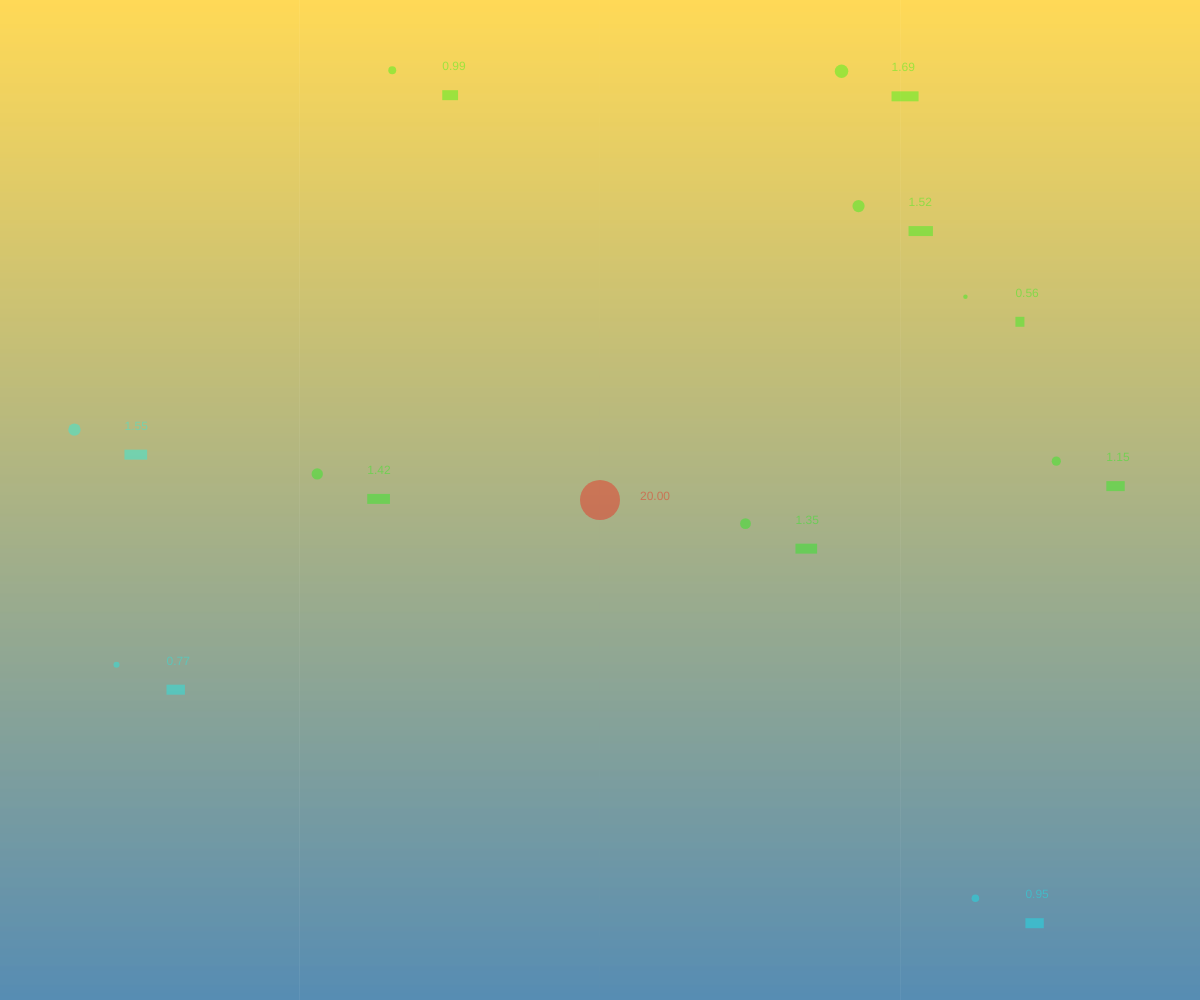
Frame 1 (no input)
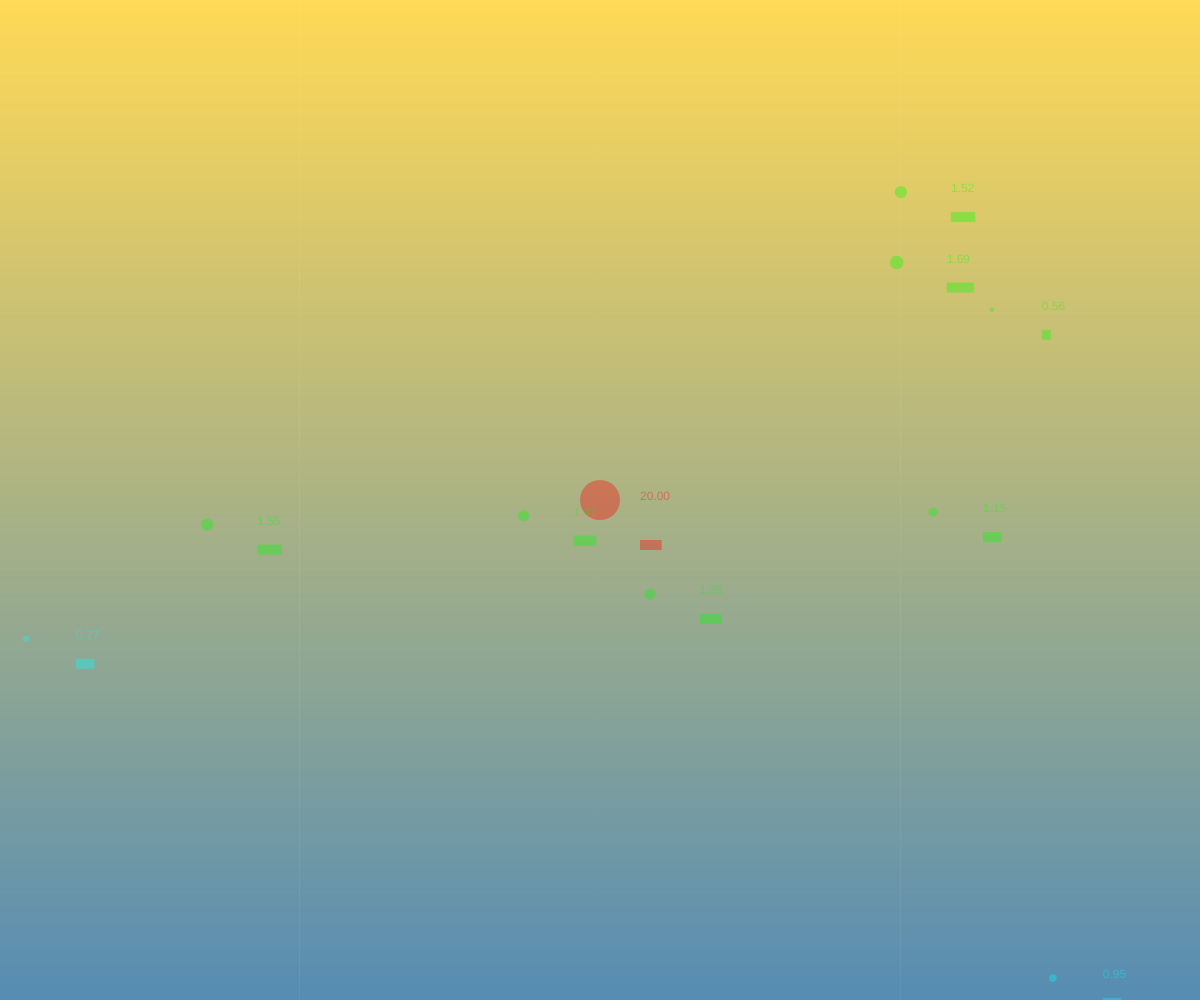
Frame 60 (no input)
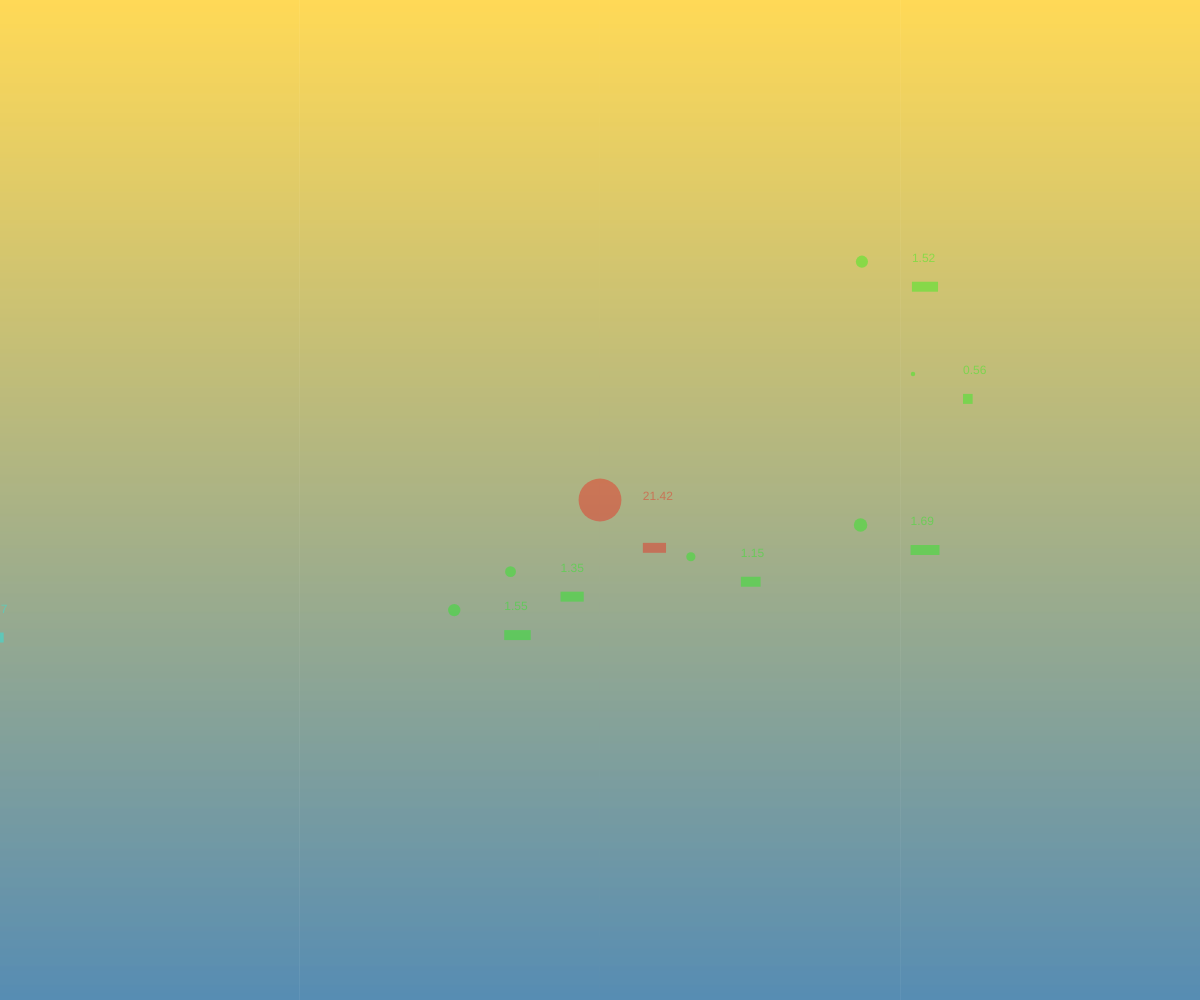
Frame 120 (the mouse pressed at the canvas centre since frame 60)

The p5.js sketch that drew these frames (run headless with seeded random() and noise() and a simulated clock; from frame 60 on, the mouse is pressed at the canvas centre):

// p5.js sketch
// ── sketch.js

let atractors = []; // Ahora es un arreglo para soportar múltiples atractores
let input;
let visualizador;
let ambiente;
let strength;
let movers = [];


function setup() {
    createCanvas(windowWidth, windowHeight);
    
    atractor = new Atractor();
    visualizador = new Visualizador();
    ambiente = new Ambiente();
    for (let i = 0; i < 10; i++) {
        movers.push(new Mover(random(width), random(height), random(0.1, 2)));
    }
}

function draw() {
    background(255);
    let modes = [ADD, DARKEST, LIGHTEST, DIFFERENCE, EXCLUSION, MULTIPLY, SCREEN, REPLACE, OVERLAY, HARD_LIGHT, SOFT_LIGHT, DODGE, BURN, SUBTRACT, BLEND];

    
    ambiente.display();
    
    atractor.display();

    // Primero, manejar la interacción entre los Movers
    for (let i = 0; i < movers.length; i++) {
        for (let j = i + 1; j < movers.length; j++) {
            movers[i].absorbMass(movers[j]);
            movers[j].absorbMass(movers[i]);
        }
    }

    // Luego, actualizar cada Mover y aplicar fuerzas del Atractor
    for (let mover of movers) {
        let d = dist(mover.position.x, mover.position.y, atractor.position.x, atractor.position.y);

        if (d < 50) { // Umbral de distancia para ser absorbido
            atractor.absorbMass(mover);
            
        } else if (d < 500) {
            let force = atractor.calculateAttraction(mover);
            strength = atractor.getAttractionStrength(mover); 
            mover.applyForce(force);
            
        } else {
            mover.isAttracted = false; // Establecer isAttracted a false si no está en el rango de atracción
        }

        mover.update();
        mover.display();

    }

    // Limpiar los objetos Mover que han sido absorbidos o están fuera del canvas
    movers = movers.filter(mover => mover.position.y < height + 100 && mover.mass > 0);

    // Generar nuevos Movers periódicamente
    if (frameCount % 30 === 0) {
        createMover();
    }
}

function createMover() {
    let x = random(width);
    let y = random(-50, -100); // Generar por encima del canvas
    let mass = random(1, 2.5);
    let mover = new Mover(x, y, mass);
    movers.push(mover);
}

function windowResized() {
    resizeCanvas(windowWidth, windowHeight);
}

function mousePressed() {
    // Si hay un atractor y se hace clic en él, empieza a arrastrarlo
    if (atractor) {
        atractor.mousePressed();
    } else {
        // Si no hay atractor, crea un input para ingresar la masa
        input = createInput('');
        input.position(mouseX, mouseY);
        input.size(50);
        input.elt.focus(); // Asegúrate de que el input esté enfocado
    }
}

function mouseReleased() {
    // Si se estaba arrastrando un atractor, suelta el arrastre
    if (atractor) {
        atractor.mouseReleased();
    }
}

function createAtractorWithMass() {
    let massValue = parseFloat(input.value());
    if (!isNaN(massValue) && massValue > 0) {
        atractor = new Atractor(input.x, input.y, massValue);
    }
    input.remove();
    input = null;
}

function keyPressed() {
    if (keyCode === ENTER && input) {
        createAtractorWithMass();
    }
}

// ── ambiente.js

class Ambiente {
    display() {
        // Simple fondo de gradiente para demostración
        for (let i = 0; i <= height; i++) {
            let inter = map(i, 0, height, 0, 1);
            let c = lerpColor(color(255, 204, 30), color(30, 102, 153), inter);
            stroke(c);
            line(0, i, width, i);
        }
    }
}

// ── atractor.js

class Atractor {
    constructor() {
        this.position = createVector(width / 2, height / 2);
        this.mass = 20; // Masa inicial
        this.isDragging = false;
        this.G = 1; // Constante gravitacional
        this.F = createVector(0, 0);
    }

    calculateAttraction(mover) {
        let force = p5.Vector.sub(this.position, mover.position);
        let distance = force.mag();
        distance = constrain(distance, 5, 25); // Evitar fuerza excesivamente grande
        force.normalize();

        let strength = (this.G * this.mass * mover.mass) / (distance * distance);
        force.mult(strength);
        this.F = force;
        return force;
    }

    getAttractionStrength(mover) {
        this.F = this.calculateAttraction(mover);
        return this.F.mag();
    }

    absorbMass(mover) {
        this.mass += mover.mass; // Absorber la masa completa del Mover
        mover.mass = 0; // Establecer la masa del Mover a 0 para eliminarlo después
        console.log("Mover absorbed!",this.mass);
    }

    display() {
        noStroke();
        fill(this.isAttracted ? color(255, 100, 0,90) : color(255, 0, 0,90));
        ellipse(this.position.x, this.position.y, this.mass * 2, this.mass * 2);
        text(this.mass.toFixed(2), this.position.x + this.mass * 2, this.position.y);
        // text(this.F, this.position.x + 50, this.position.y + 20);
        let barLength = map(strength, 0, 1, 0, 500); // Ajusta los valores según sea necesario
        rect(this.position.x  + this.mass * 2, this.position.y + this.mass * 2, barLength, 10);
        if (this.isDragging) {
            this.position.x = mouseX;
            this.position.y = mouseY;
        }
    }

    mousePressed() {
        let d = dist(mouseX, mouseY, this.position.x, this.position.y);
        if (d < this.mass) {
            this.isDragging = true;
        }
    }

    mouseReleased() {
        this.isDragging = false;
    }



}

// ── mover.js
class Mover {
    constructor(x, y, mass) {
        this.position = createVector(x, y);
        this.velocity = p5.Vector.random2D();
        this.velocity.mult(random(1, 3));
        this.acceleration = createVector(0, 0);
        this.mass = mass;
        this.isAttracted = false; // Nueva propiedad para indicar si está siendo atraído
        this.F = createVector(0, 0);
    }

    absorbMass(otherMover) {
        if (this !== otherMover && otherMover.mass > 0) {
            let d = p5.Vector.dist(this.position, otherMover.position);
            if (d < this.mass + otherMover.mass) {  // Condición de proximidad basada en la masa
                this.mass += otherMover.mass;
                console.log("Mover absorbed by mover!",this.mass);
                otherMover.mass = 0; // Establecer la masa del otro Mover a 0 para eliminarlo
            }
        }
    }

    applyForce(force) {
        let f = p5.Vector.div(force, this.mass);
        this.F = f;
        this.acceleration.add(f);
        this.isAttracted = true; // Establecer a true cuando se aplica una fuerza de atracción
    }

    update() {
        this.velocity.add(this.acceleration);
        this.position.add(this.velocity);
        this.acceleration.mult(0);
        //this.isAttracted = false; // Restablecer a false en cada actualización
    }

    display() {
        noStroke();
        fill(this.isAttracted ? color(0, 255, 0,90) : color(0, 255, 255,90)); // Rojo si está atraído, verde de lo contrario
        ellipse(this.position.x, this.position.y, this.mass * 8, this.mass * 8);
        // display mass and force
        text(this.mass.toFixed(2), this.position.x + 50, this.position.y);
        let barLength = map(strength, 0, 1, 0, 500); // Ajusta los valores según sea necesario
        rect(this.position.x + 50, this.position.y + 20, barLength, 10);
        
    }
}


// ── visualizador.js

class Visualizador {
    display(movers) {
        // Dibuja líneas entre movers y el centro para la demostración
        movers.forEach(mover => {
            stroke(255);
            line(width / 2, height / 2, mover.position.x, mover.position.y);
        });
    }
}
